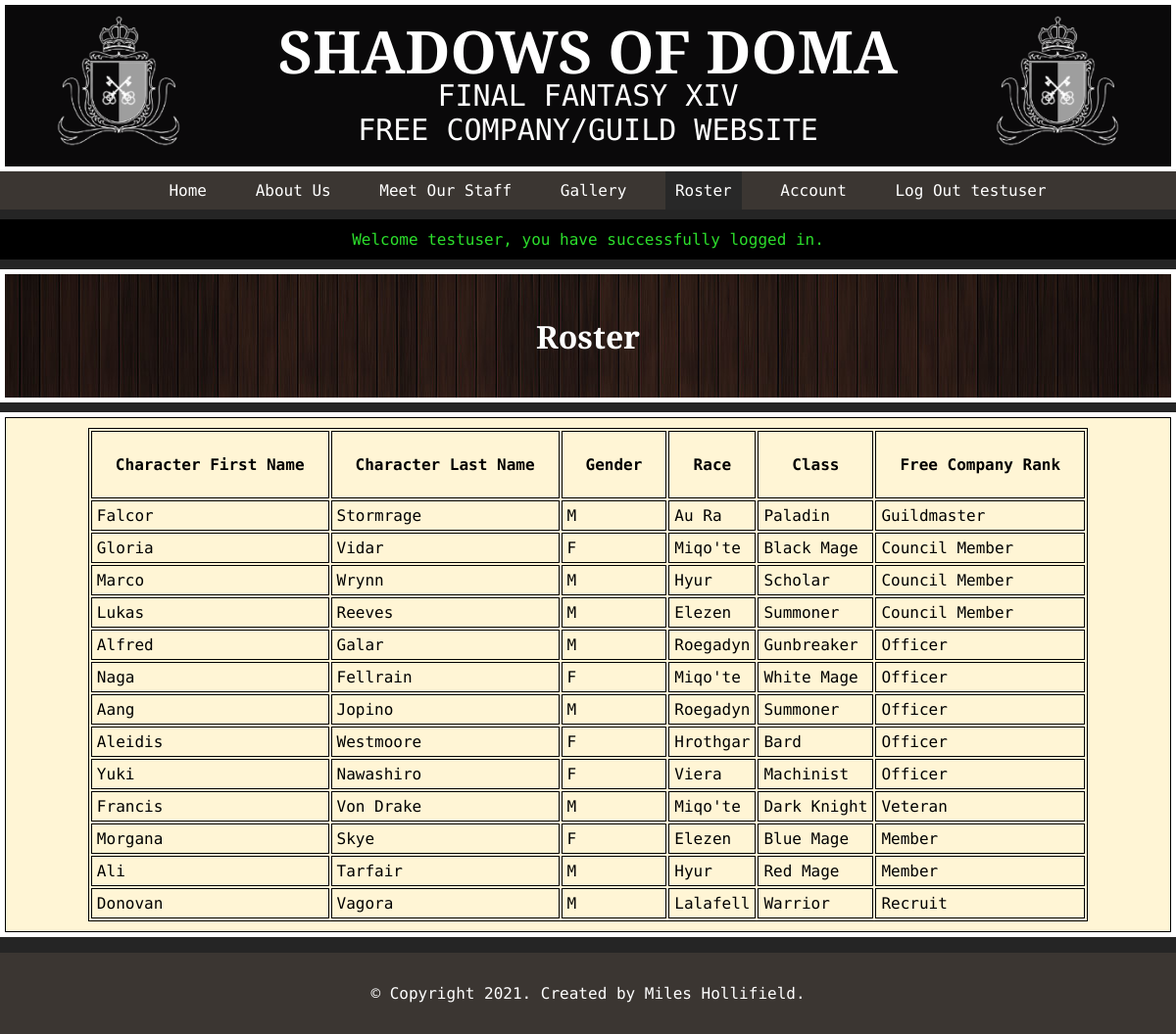
/member/roster.php (signed in), run on the app's committed database.
### tables this page shows
CREATE TABLE `game_character` (
  `game_character_id` int(11) NOT NULL,
  `user_id` int(11) NOT NULL,
  `free_company_rank_id` int(11) NOT NULL,
  `race_id` int(11) NOT NULL,
  `class_id` int(11) NOT NULL,
  `gender_id` int(11) NOT NULL,
  `game_character_first_name` varchar(60) NOT NULL,
  `game_character_last_name` varchar(60) NOT NULL
);

CREATE TABLE `gender` (
  `gender_id` int(11) NOT NULL,
  `gender_type` char(1) NOT NULL
);

CREATE TABLE `race` (
  `race_id` int(11) NOT NULL,
  `race_type` varchar(10) NOT NULL
);

CREATE TABLE `class` (
  `class_id` int(11) NOT NULL,
  `class_type` varchar(20) NOT NULL
);

CREATE TABLE `free_company_rank` (
  `free_company_rank_id` int(11) NOT NULL,
  `free_company_rank_status` varchar(60) NOT NULL,
  `free_company_rank_desc` text NOT NULL
);

### private/classes/databaseobject.class.php (called while the page is built, shortened)
<?php
class DatabaseObject {
  static protected $database;
  static public function set_database($database) {
    self::$database = $database;
  }
  static public function find_by_sql($sql) {
    $result = self::$database->query($sql);
    $object_array = [];
    while ($record = $result->fetch(PDO::FETCH_ASSOC)) {
        $object_array[] = static::instantiate($record);
      }
    return $object_array;
  }
  static public function fill_roster() {
    $sql = "SELECT game_character.game_character_first_name, game_character.game_character_last_name, gender.gender_type, race.race_type, class.class_type, free_company_rank.free_company_rank_status FROM game_character JOIN gender ON game_character.gender_id = gender.gender_id JOIN race ON game_character.race_id = race.race_id JOIN class ON game_character.class_id = class.class_id JOIN free_company_rank ON game_character.free_company_rank_id = free_company_rank.free_company_rank_id ORDER BY game_character.free_company_rank_id DESC";
    return static::find_by_sql($sql);
  }
  static public function instantiate($record) {
    $object = new static;
    foreach($record as $property => $value) {
        if(property_exists($object, $property)) {
            $object->$property = $value;
        }
    }
    return $object;
  }
}

### public/member/roster.php (the view, shortened to what this page needs)
<?php
  include(SHARED_PATH . '/member_header.php');
?>
      <div id="content-wrapper">
        <div id="content-top">
          <div id="content-top-text">
            <h1>Roster</h1>
          </div>
        </div>
      </div>
      <div id="main">
        <div id="main-container">
          <table id="roster-table">
            <tr>
              <th>Character First Name</th>
              <th>Character Last Name</th>
              <th>Gender</th>
              <th>Race</th>
              <th>Class</th>
              <th>Free Company Rank</th>
            </tr>
            <?php $characters = Character::fill_roster(); ?>
            <?php foreach($characters as $character) { ?>
            <tr>
              <td><?php echo $character->game_character_first_name; ?></td>
              <td><?php echo $character->game_character_last_name; ?></td>
              <td><?php echo $character->gender_type; ?></td>
              <td><?php echo $character->race_type; ?></td>
              <td><?php echo $character->class_type; ?></td>
              <td><?php echo $character->free_company_rank_status; ?></td>
            </tr>
            <?php } ?>
          </table>
        </div>
      </div>
<?php
include(SHARED_PATH . '/public_footer.php');
?>

### public/css/styles.css (style rules this page uses)
* { box-sizing: border-box; }
html { font: 16px 'Roboto Mono', monospace; }
body { background-color: rgb(37, 37, 37); margin: 0 auto; }
h1 { font-family: 'PT Serif', serif; }
#roster-table { margin: 10px auto; border: 1px solid black; }
#roster-table th { border: 1px solid black; padding: 1.5em; }
#roster-table td { border: 1px solid black; padding: 5px; }
#content-wrapper { margin-top: 10px; padding: 5px; background-color: white; }
#content-top { background-image: url(../img/wooden-bg.jpg); background-position: top; }
#content-top-text { color: white; padding: 20px; }
#content-top-text h1 { text-align: center; }
#main { margin-top: 10px; background-color: white; padding: 5px; }
#main-container { border: 1px solid black; background-color: rgb(255, 245, 213); }

### data on the page
game_character: game_character_first_name "Falcor", game_character_last_name "Stormrage", gender.gender_type "M", race.race_type "Au Ra", class.class_type "Paladin", free_company_rank.free_company_rank_status "Guildmaster"
game_character: game_character_first_name "Gloria", game_character_last_name "Vidar", gender.gender_type "F", race.race_type "Miqo'te", class.class_type "Black Mage", free_company_rank.free_company_rank_status "Council Member"
game_character: game_character_first_name "Marco", game_character_last_name "Wrynn", gender.gender_type "M", race.race_type "Hyur", class.class_type "Scholar", free_company_rank.free_company_rank_status "Council Member"
game_character: game_character_first_name "Lukas", game_character_last_name "Reeves", gender.gender_type "M", race.race_type "Elezen", class.class_type "Summoner", free_company_rank.free_company_rank_status "Council Member"
game_character: game_character_first_name "Alfred", game_character_last_name "Galar", gender.gender_type "M", race.race_type "Roegadyn", class.class_type "Gunbreaker", free_company_rank.free_company_rank_status "Officer"
game_character: game_character_first_name "Naga", game_character_last_name "Fellrain", gender.gender_type "F", race.race_type "Miqo'te", class.class_type "White Mage", free_company_rank.free_company_rank_status "Officer"
game_character: game_character_first_name "Aang", game_character_last_name "Jopino", gender.gender_type "M", race.race_type "Roegadyn", class.class_type "Summoner", free_company_rank.free_company_rank_status "Officer"
game_character: game_character_first_name "Aleidis", game_character_last_name "Westmoore", gender.gender_type "F", race.race_type "Hrothgar", class.class_type "Bard", free_company_rank.free_company_rank_status "Officer"
game_character: game_character_first_name "Yuki", game_character_last_name "Nawashiro", gender.gender_type "F", race.race_type "Viera", class.class_type "Machinist", free_company_rank.free_company_rank_status "Officer"
game_character: game_character_first_name "Francis", game_character_last_name "Von Drake", gender.gender_type "M", race.race_type "Miqo'te", class.class_type "Dark Knight", free_company_rank.free_company_rank_status "Veteran"
game_character: game_character_first_name "Morgana", game_character_last_name "Skye", gender.gender_type "F", race.race_type "Elezen", class.class_type "Blue Mage", free_company_rank.free_company_rank_status "Member"
game_character: game_character_first_name "Ali", game_character_last_name "Tarfair", gender.gender_type "M", race.race_type "Hyur", class.class_type "Red Mage", free_company_rank.free_company_rank_status "Member"
game_character: game_character_first_name "Donovan", game_character_last_name "Vagora", gender.gender_type "M", race.race_type "Lalafell", class.class_type "Warrior", free_company_rank.free_company_rank_status "Recruit"

### other printed values
$session->user_name "testuser"
$msg "Welcome testuser, you have successfully logged in."
